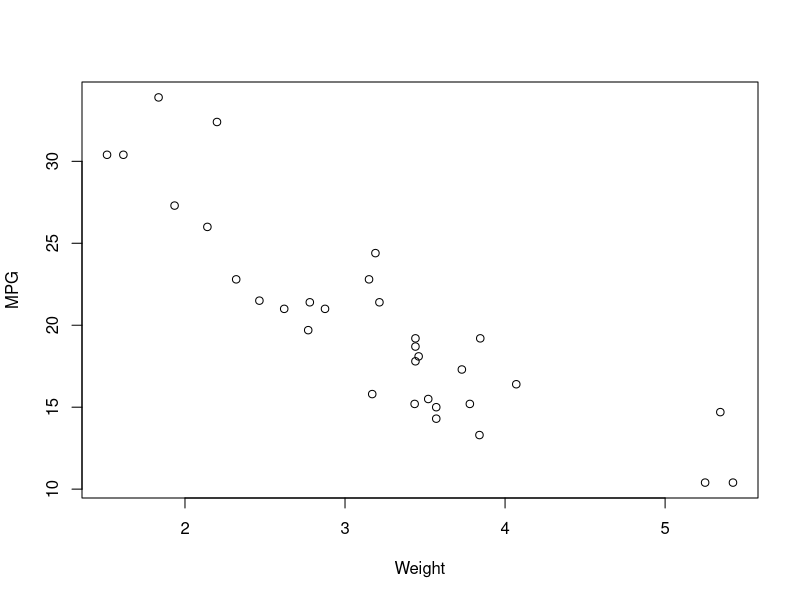

This figure's R source:
## ---- chunk 1
knitr::opts_chunk$set(echo = FALSE)
## ---- chunk 2
#Note: this eliminates the comment characters
head(mtcars)
## ---- chunk 3
plot(mtcars$wt,mtcars$mpg,xlab="Weight",ylab="MPG")
